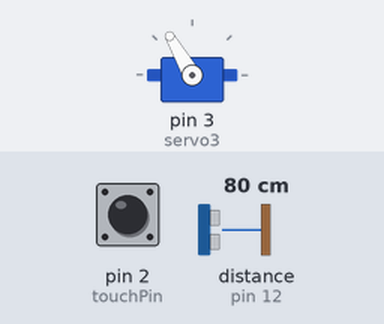
Bench run of a sketch on a simulated Arduino Leonardo, built with avr-gcc and run on an emulated ATmega32U4. On the bench: servo. Wiring (inferred from the names in the program): ultrasonic range finder: trigger pin 13; echo pin 12. Inputs (shaded band) come from the test bench; at power-on: distance to the obstacle (sensor on pin 12) 80 cm, pin 2 (touchPin) LOW. The echo pulse lasts 58.3 µs per cm.

Above: at 0.76 s.
1.3 s: distance to the obstacle (sensor on pin 12) set to 84 cm
4.3 s: distance to the obstacle (sensor on pin 12) set to 91 cm
At 4.3 s:
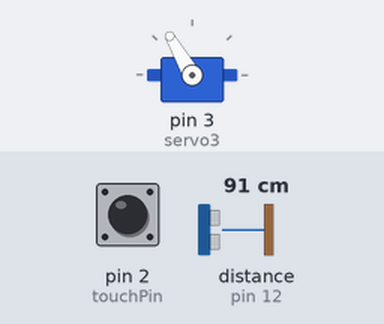
5.8 s: pin 2 (touchPin) pulled HIGH for 0.35 s
At 6.3 s:
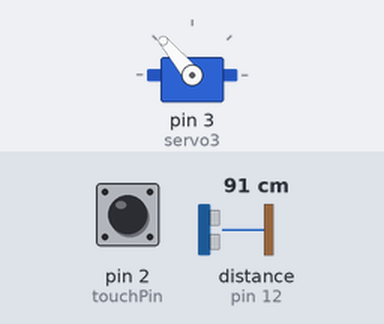
Timing chart, 0 to 8.8 s (numbered marks = the images above; inputs shaded):
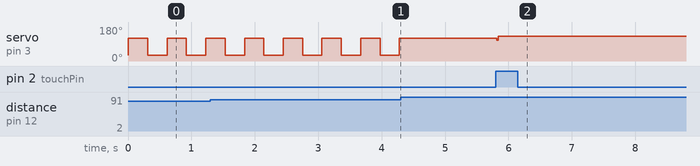

Measured:
- the behaviour switches between 86 and 87 cm on distance to the obstacle (sensor on pin 12) (found by bisection; images 0 and 1)
- after the input at 4.3 s, servo on pin 3 (servo3): stops changing and stays 120°
- after the input at 5.8 s, servo on pin 3 (servo3): 120° → 130° at once
- by itself, servo on pin 3 (servo3): alternates 120° for 0.31 s and 30° for 0.31 s

The sketch:

zDi.ino
```cpp
/*
 * *************************************************************
 * zDi Alpha                                                   *
 * **********                                                  *
 * Description: Smart assistance / new dimension for           *
 *              visually challenged people!                    *
 * - Distance sensing                                          *
 * - Trigger camera                                            *
 * - OCR                                                       *
 * - Text to speech                                            *
 * *************************************************************
 * Owner      : Raja Sundaram                                  *
 * Developer  : Diwakar M Annamalai                            *
 * Date       : 13 March 2016                                  *
 * *************************************************************
 */

#define touchPin 2
#define echoPin 12
#define trigPin 13

#include <Servo.h>

Servo servo3;
int servoangle;
int repeattouchstate;

void setup()
{
  Serial.begin (9600);
  Serial1.begin (9600);
  servo3.attach(3);
  pinMode(touchPin, INPUT);
  pinMode(echoPin, INPUT);
  pinMode(trigPin, OUTPUT);
  servoangle=30;
  servo3.write(servoangle);
  digitalWrite(trigPin, LOW);
  repeattouchstate = 0;
}

void loop()
{
  long duration;
  int touchstate;
  digitalWrite(trigPin, LOW);
  delayMicroseconds(2);
  digitalWrite(trigPin, HIGH);
  delayMicroseconds(10);
  digitalWrite(trigPin, LOW);
  duration = pulseIn(echoPin, HIGH);
  if (duration < 5000 && duration!=0)
  {
    alert();
  }
  touchstate = digitalRead(touchPin);
  delayMicroseconds(10);
  if (touchstate == 1 && repeattouchstate != 1)
  {
    repeattouchstate = 1;
    capture();
    //while(!capture());
  }
  else if (touchstate == 0 && repeattouchstate == 1)
  {
    repeattouchstate = 0;
  }
  //Serial.print(duration);
  //Serial.println(" ms");
  delay(50);
}

void alert()
{
  if (servoangle == 30)
  {
    servoangle = 120;
  }
  else
  {
    servoangle=30;
  }
  servo3.write(servoangle);
  delay(250);
}

boolean capture()
{
  int currentservoangle=servoangle;
  Serial1.println('C');
  Serial1.flush();
  servo3.write(currentservoangle-10);
  delay(20);
  servo3.write(servoangle+10);
  delay(20);
}
```
